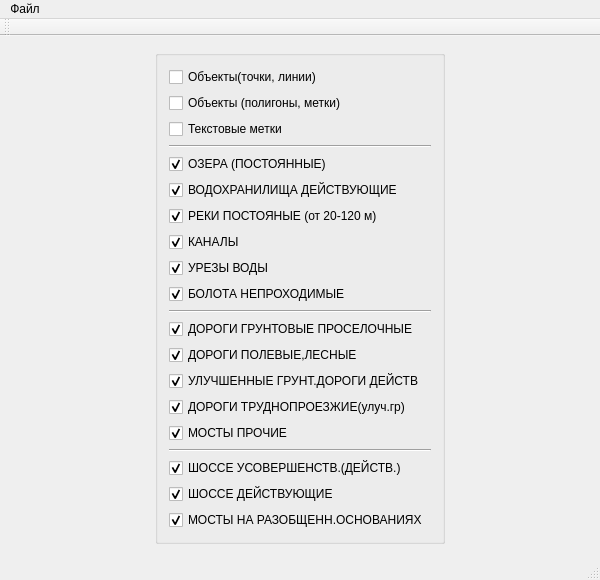
<?xml version="1.0" encoding="UTF-8"?>
<ui version="4.0">
 <class>MainWindow</class>
 <widget class="QMainWindow" name="MainWindow">
  <property name="geometry">
   <rect>
    <x>0</x>
    <y>0</y>
    <width>600</width>
    <height>580</height>
   </rect>
  </property>
  <property name="windowTitle">
   <string>MainWindow</string>
  </property>
  <widget class="QWidget" name="centralWidget">
   <layout class="QVBoxLayout" name="verticalLayout_2">
    <item>
     <layout class="QHBoxLayout" name="horizontalLayout">
      <item>
       <widget class="QGroupBox" name="verticalGroupBox">
        <property name="maximumSize">
         <size>
          <width>100</width>
          <height>16777215</height>
         </size>
        </property>
        <layout class="QVBoxLayout" name="verticalLayout_3">
         <property name="sizeConstraint">
          <enum>QLayout::SetMinimumSize</enum>
         </property>
         <item>
          <widget class="QCheckBox" name="checkBox_15">
           <property name="text">
            <string>Объекты(точки, линии)</string>
           </property>
          </widget>
         </item>
         <item>
          <widget class="QCheckBox" name="checkBox_16">
           <property name="text">
            <string>Объекты (полигоны, метки)</string>
           </property>
          </widget>
         </item>
         <item>
          <widget class="QCheckBox" name="checkBox_17">
           <property name="text">
            <string>Текстовые метки</string>
           </property>
          </widget>
         </item>
         <item>
          <widget class="Line" name="line_3">
           <property name="orientation">
            <enum>Qt::Horizontal</enum>
           </property>
          </widget>
         </item>
         <item>
          <widget class="QCheckBox" name="checkBox">
           <property name="text">
            <string>ОЗЕРА (ПОСТОЯННЫЕ)</string>
           </property>
           <property name="checked">
            <bool>true</bool>
           </property>
          </widget>
         </item>
         <item>
          <widget class="QCheckBox" name="checkBox_2">
           <property name="text">
            <string>ВОДОХРАНИЛИЩА ДЕЙСТВУЮЩИЕ</string>
           </property>
           <property name="checked">
            <bool>true</bool>
           </property>
          </widget>
         </item>
         <item>
          <widget class="QCheckBox" name="checkBox_3">
           <property name="text">
            <string>РЕКИ ПОСТОЯНЫЕ (от 20-120 м)</string>
           </property>
           <property name="checked">
            <bool>true</bool>
           </property>
          </widget>
         </item>
         <item>
          <widget class="QCheckBox" name="checkBox_4">
           <property name="text">
            <string>КАНАЛЫ</string>
           </property>
           <property name="checked">
            <bool>true</bool>
           </property>
          </widget>
         </item>
         <item>
          <widget class="QCheckBox" name="checkBox_5">
           <property name="text">
            <string>УРЕЗЫ ВОДЫ </string>
           </property>
           <property name="checked">
            <bool>true</bool>
           </property>
          </widget>
         </item>
         <item>
          <widget class="QCheckBox" name="checkBox_6">
           <property name="text">
            <string>БОЛОТА НЕПРОХОДИМЫЕ</string>
           </property>
           <property name="checked">
            <bool>true</bool>
           </property>
          </widget>
         </item>
         <item>
          <widget class="Line" name="line">
           <property name="orientation">
            <enum>Qt::Horizontal</enum>
           </property>
          </widget>
         </item>
         <item>
          <widget class="QCheckBox" name="checkBox_7">
           <property name="text">
            <string>ДОРОГИ ГРУНТОВЫЕ ПРОСЕЛОЧНЫЕ</string>
           </property>
           <property name="checked">
            <bool>true</bool>
           </property>
          </widget>
         </item>
         <item>
          <widget class="QCheckBox" name="checkBox_8">
           <property name="text">
            <string>ДОРОГИ ПОЛЕВЫЕ,ЛЕСНЫЕ</string>
           </property>
           <property name="checked">
            <bool>true</bool>
           </property>
          </widget>
         </item>
         <item>
          <widget class="QCheckBox" name="checkBox_9">
           <property name="text">
            <string>УЛУЧШЕННЫЕ ГРУНТ.ДОРОГИ ДЕЙСТВ</string>
           </property>
           <property name="checked">
            <bool>true</bool>
           </property>
          </widget>
         </item>
         <item>
          <widget class="QCheckBox" name="checkBox_10">
           <property name="text">
            <string>ДОРОГИ ТРУДНОПРОЕЗЖИЕ(улуч.гр)</string>
           </property>
           <property name="checked">
            <bool>true</bool>
           </property>
          </widget>
         </item>
         <item>
          <widget class="QCheckBox" name="checkBox_11">
           <property name="text">
            <string>МОСТЫ ПРОЧИЕ</string>
           </property>
           <property name="checked">
            <bool>true</bool>
           </property>
          </widget>
         </item>
         <item>
          <widget class="Line" name="line_2">
           <property name="orientation">
            <enum>Qt::Horizontal</enum>
           </property>
          </widget>
         </item>
         <item>
          <widget class="QCheckBox" name="checkBox_12">
           <property name="text">
            <string>ШОССЕ УСОВЕРШЕНСТВ.(ДЕЙСТВ.)</string>
           </property>
           <property name="checked">
            <bool>true</bool>
           </property>
          </widget>
         </item>
         <item>
          <widget class="QCheckBox" name="checkBox_13">
           <property name="text">
            <string>ШОССЕ ДЕЙСТВУЮЩИЕ</string>
           </property>
           <property name="checked">
            <bool>true</bool>
           </property>
          </widget>
         </item>
         <item>
          <widget class="QCheckBox" name="checkBox_14">
           <property name="text">
            <string>МОСТЫ НА РАЗОБЩЕНН.ОСНОВАНИЯХ </string>
           </property>
           <property name="checked">
            <bool>true</bool>
           </property>
          </widget>
         </item>
        </layout>
       </widget>
      </item>
      <item>
       <layout class="QVBoxLayout" name="verticalLayout"/>
      </item>
     </layout>
    </item>
   </layout>
  </widget>
  <widget class="QMenuBar" name="menuBar">
   <property name="geometry">
    <rect>
     <x>0</x>
     <y>0</y>
     <width>600</width>
     <height>22</height>
    </rect>
   </property>
   <widget class="QMenu" name="menuMapSXF">
    <property name="title">
     <string>Файл</string>
    </property>
    <addaction name="OpenFileButton"/>
   </widget>
   <addaction name="menuMapSXF"/>
  </widget>
  <widget class="QToolBar" name="mainToolBar">
   <attribute name="toolBarArea">
    <enum>TopToolBarArea</enum>
   </attribute>
   <attribute name="toolBarBreak">
    <bool>false</bool>
   </attribute>
  </widget>
  <widget class="QStatusBar" name="statusBar"/>
  <action name="OpenFileButton">
   <property name="text">
    <string>Открыть</string>
   </property>
   <property name="shortcut">
    <string>Ctrl+O</string>
   </property>
  </action>
 </widget>
 <layoutdefault spacing="6" margin="11"/>
 <resources/>
 <connections/>
</ui>
